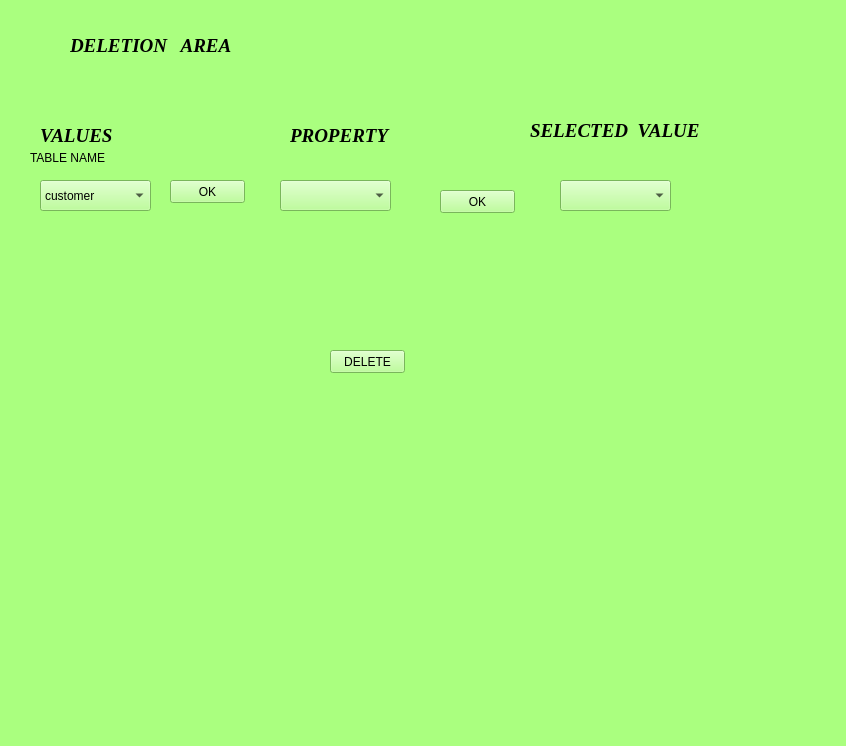
<?xml version="1.0" encoding="UTF-8"?>
<ui version="4.0">
 <class>MainWindow</class>
 <widget class="QMainWindow" name="MainWindow">
  <property name="geometry">
   <rect>
    <x>0</x>
    <y>0</y>
    <width>846</width>
    <height>746</height>
   </rect>
  </property>
  <property name="windowTitle">
   <string>MainWindow</string>
  </property>
  <property name="styleSheet">
   <string notr="true">background-color: rgb(170, 255, 127);
alternate-background-color: rgb(197, 185, 255);</string>
  </property>
  <widget class="QWidget" name="centralwidget">
   <widget class="QLabel" name="label">
    <property name="geometry">
     <rect>
      <x>30</x>
      <y>150</y>
      <width>81</width>
      <height>16</height>
     </rect>
    </property>
    <property name="text">
     <string>TABLE NAME</string>
    </property>
   </widget>
   <widget class="QLabel" name="label_4">
    <property name="geometry">
     <rect>
      <x>290</x>
      <y>120</y>
      <width>211</width>
      <height>31</height>
     </rect>
    </property>
    <property name="font">
     <font>
      <family>Times New Roman</family>
      <pointsize>14</pointsize>
      <weight>75</weight>
      <italic>true</italic>
      <bold>true</bold>
     </font>
    </property>
    <property name="text">
     <string>PROPERTY</string>
    </property>
   </widget>
   <widget class="QComboBox" name="comboBox">
    <property name="geometry">
     <rect>
      <x>40</x>
      <y>180</y>
      <width>111</width>
      <height>31</height>
     </rect>
    </property>
    <property name="styleSheet">
     <string notr="true">font: 11pt &quot;Times New Roman&quot;;
font: 75 8pt &quot;MS Shell Dlg 2&quot;;
font: 75 12pt &quot;Times New Roman&quot;;</string>
    </property>
    <item>
     <property name="text">
      <string>customer</string>
     </property>
    </item>
    <item>
     <property name="text">
      <string>customer_adress</string>
     </property>
    </item>
    <item>
     <property name="text">
      <string>employee</string>
     </property>
    </item>
    <item>
     <property name="text">
      <string>payment</string>
     </property>
    </item>
    <item>
     <property name="text">
      <string>product</string>
     </property>
    </item>
    <item>
     <property name="text">
      <string>stock</string>
     </property>
    </item>
    <item>
     <property name="text">
      <string>wholesaler</string>
     </property>
    </item>
   </widget>
   <widget class="QComboBox" name="comboBox_2">
    <property name="geometry">
     <rect>
      <x>280</x>
      <y>180</y>
      <width>111</width>
      <height>31</height>
     </rect>
    </property>
    <property name="styleSheet">
     <string notr="true">font: 11pt &quot;Times New Roman&quot;;
font: 75 8pt &quot;MS Shell Dlg 2&quot;;
font: 75 12pt &quot;Times New Roman&quot;;</string>
    </property>
   </widget>
   <widget class="QLabel" name="label_2">
    <property name="geometry">
     <rect>
      <x>70</x>
      <y>30</y>
      <width>251</width>
      <height>31</height>
     </rect>
    </property>
    <property name="font">
     <font>
      <family>Times New Roman</family>
      <pointsize>14</pointsize>
      <weight>75</weight>
      <italic>true</italic>
      <bold>true</bold>
     </font>
    </property>
    <property name="text">
     <string>DELETION   AREA</string>
    </property>
   </widget>
   <widget class="QLabel" name="label_5">
    <property name="geometry">
     <rect>
      <x>530</x>
      <y>110</y>
      <width>231</width>
      <height>41</height>
     </rect>
    </property>
    <property name="font">
     <font>
      <family>Times New Roman</family>
      <pointsize>14</pointsize>
      <weight>75</weight>
      <italic>true</italic>
      <bold>true</bold>
     </font>
    </property>
    <property name="text">
     <string>SELECTED  VALUE</string>
    </property>
   </widget>
   <widget class="QPushButton" name="pushButton">
    <property name="geometry">
     <rect>
      <x>170</x>
      <y>180</y>
      <width>75</width>
      <height>23</height>
     </rect>
    </property>
    <property name="text">
     <string>OK</string>
    </property>
   </widget>
   <widget class="QPushButton" name="pushButton_2">
    <property name="geometry">
     <rect>
      <x>330</x>
      <y>350</y>
      <width>75</width>
      <height>23</height>
     </rect>
    </property>
    <property name="text">
     <string>DELETE</string>
    </property>
   </widget>
   <widget class="QLabel" name="label_3">
    <property name="geometry">
     <rect>
      <x>40</x>
      <y>120</y>
      <width>201</width>
      <height>31</height>
     </rect>
    </property>
    <property name="font">
     <font>
      <family>Times New Roman</family>
      <pointsize>14</pointsize>
      <weight>75</weight>
      <italic>true</italic>
      <bold>true</bold>
     </font>
    </property>
    <property name="text">
     <string>VALUES</string>
    </property>
   </widget>
   <widget class="QComboBox" name="comboBox_3">
    <property name="geometry">
     <rect>
      <x>560</x>
      <y>180</y>
      <width>111</width>
      <height>31</height>
     </rect>
    </property>
    <property name="styleSheet">
     <string notr="true">font: 11pt &quot;Times New Roman&quot;;
font: 75 8pt &quot;MS Shell Dlg 2&quot;;
font: 75 12pt &quot;Times New Roman&quot;;</string>
    </property>
   </widget>
   <widget class="QPushButton" name="pushButton_3">
    <property name="geometry">
     <rect>
      <x>440</x>
      <y>190</y>
      <width>75</width>
      <height>23</height>
     </rect>
    </property>
    <property name="text">
     <string>OK</string>
    </property>
   </widget>
  </widget>
  <widget class="QMenuBar" name="menubar">
   <property name="geometry">
    <rect>
     <x>0</x>
     <y>0</y>
     <width>846</width>
     <height>21</height>
    </rect>
   </property>
  </widget>
  <widget class="QStatusBar" name="statusbar"/>
 </widget>
 <resources/>
 <connections/>
</ui>
